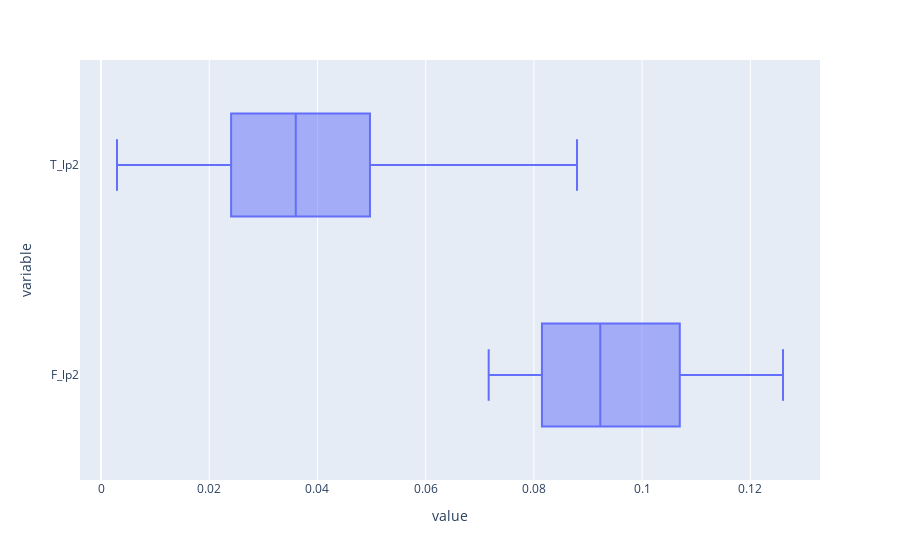

The code cell stored with this chart in its notebook:
### Markdown cell above
Boxplot

### Code cell
plty.box(X_lp2_df, x = ["F_lp2", "T_lp2"])

### Figure 1 — Plotly figure (JSON) as saved in the notebook; plotly's stock layout.template omitted (floating-point values rounded to 4 significant figures)
{"data": [{"alignmentgroup": "True", "hovertemplate": "value=%{x}<br>variable=%{y}<extra></extra>", "legendgroup": "", "marker": {"color": "#636efa"}, "name": "", "notched": false, "offsetgroup": "", "orientation": "h", "showlegend": false, "type": "box", "x": [0.0818, 0.08414, 0.0795, 0.08731, 0.07981, 0.07984, 0.08087, 0.07886, 0.08147, 0.0845, 0.08691, 0.08483, 0.07836, 0.08358, 0.07927, 0.07896, 0.08066, 0.08151, 0.08163, 0.0813, 0.126, 0.126, 0.126, 0.126, 0.1143, 0.09452, 0.09227, 0.09067, 0.09621, 0.09195, 0.09896, 0.1034, 0.1034, 0.126, 0.126, 0.07164, 0.0985, 0.09964, 0.1028, 0.1229, 0.126, 0.1091, 0.09344, 0.1125, 0.09251, 0.09251, 0.1081, 0.002955, 0.01581, 0.01712, 0.01917, 0.0214, 0.02405, 0.02775, 0.03279, 0.03447, 0.03661, 0.03855, 0.01135, 0.01612, 0.02025, 0.02422, 0.02204, 0.02953, 0.03358, 0.036, 0.03586, 0.0713, 0.0713, 0.06063, 0.07134, 0.0498, 0.03511, 0.04276, 0.03875, 0.03779, 0.02652, 0.03926, 0.04024, 0.04024, 0.0713, 0.0713, 0.05351, 0.03174, 0.04545, 0.0436, 0.04943, 0.08797, 0.07087, 0.0234, 0.06157, 0.02404, 0.02404, 0.05959], "x0": " ", "xaxis": "x", "y": ["F_lp2", "F_lp2", "F_lp2", "F_lp2", "F_lp2", "F_lp2", "F_lp2", "F_lp2", "F_lp2", "F_lp2", "F_lp2", "F_lp2", "F_lp2", "F_lp2", "F_lp2", "F_lp2", "F_lp2", "F_lp2", "F_lp2", "F_lp2", "F_lp2", "F_lp2", "F_lp2", "F_lp2", "F_lp2", "F_lp2", "F_lp2", "F_lp2", "F_lp2", "F_lp2", "F_lp2", "F_lp2", "F_lp2", "F_lp2", "F_lp2", "F_lp2", "F_lp2", "F_lp2", "F_lp2", "F_lp2", "F_lp2", "F_lp2", "F_lp2", "F_lp2", "F_lp2", "F_lp2", "F_lp2", "T_lp2", "T_lp2", "T_lp2", "T_lp2", "T_lp2", "T_lp2", "T_lp2", "T_lp2", "T_lp2", "T_lp2", "T_lp2", "T_lp2", "T_lp2", "T_lp2", "T_lp2", "T_lp2", "T_lp2", "T_lp2", "T_lp2", "T_lp2", "T_lp2", "T_lp2", "T_lp2", "T_lp2", "T_lp2", "T_lp2", "T_lp2", "T_lp2", "T_lp2", "T_lp2", "T_lp2", "T_lp2", "T_lp2", "T_lp2", "T_lp2", "T_lp2", "T_lp2", "T_lp2", "T_lp2", "T_lp2", "T_lp2", "T_lp2", "T_lp2", "T_lp2", "T_lp2", "T_lp2", "T_lp2"], "y0": " ", "yaxis": "y"}], "layout": {"boxmode": "group", "legend": {"tracegroupgap": 0}, "margin": {"t": 60}, "xaxis": {"anchor": "y", "domain": [0, 1], "title": {"text": "value"}}, "yaxis": {"anchor": "x", "domain": [0, 1], "title": {"text": "variable"}}}}
